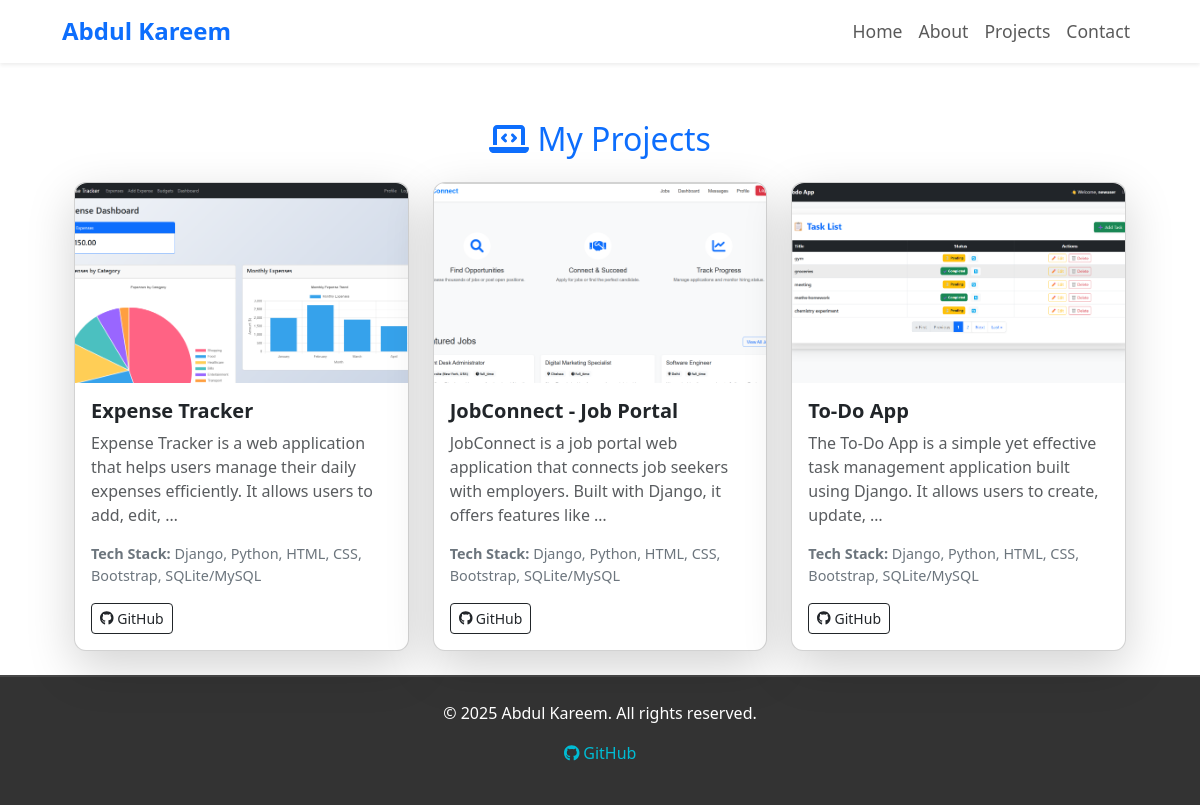
The page /projects/ on the database as committed earlier.
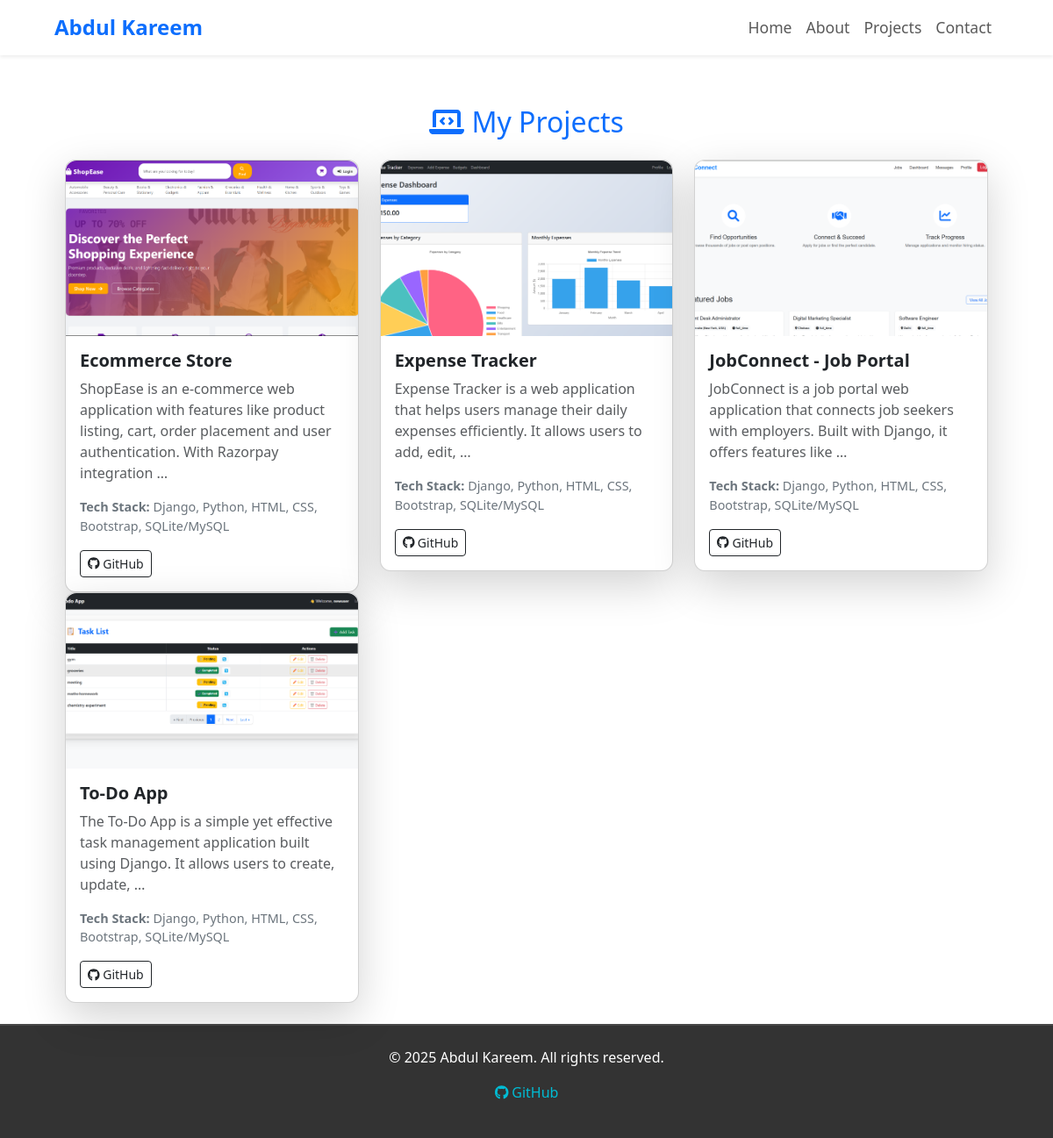
The same page on the database as committed later.
### my_portfolio/models.py (models this page shows, shortened)
class Project(models.Model):
  title = models.CharField(max_length=200)
  description = models.TextField()
  tech_stack = models.CharField(max_length=200)
  github_link = models.URLField(blank=True, null=True)
  demo_link = models.URLField(blank=True, null=True)
  image = models.ImageField(upload_to='project_images/', blank=True, null=True)
  created_at = models.DateTimeField(auto_now_add=True)

### my_portfolio/views.py (the view)
# urls.py: path('projects/', views.projects, name='projects'),
def projects(request):
  project_list = Project.objects.all().order_by('-created_at')
  return render(request,'projects.html',{'project_list':project_list})

### my_portfolio/templates/projects.html (shortened to what this page needs)
{% extends "base.html" %}
{% block content %}
<div class="container">
  <h2 class="text-center text-primary my-4">
    <i class="fas fa-laptop-code"></i> My Projects
  </h2>
  <div class="row">
    {% for project in project_list %}
    <div class="col-md-4">
      <div class="card project-card shadow-lg">
        {% if project.image %}
        <a href="{% url 'project_detail' project.pk %}">
          <img src="{{ project.image.url }}" class="card-img-top project-image" alt="{{ project.title }}">
        </a>
        {% endif %}
        <div class="card-body">
          <h5 class="card-title fw-bold text-dark">{{ project.title }}</h5>
          <p class="card-text text-muted">{{ project.description|truncatewords:20 }}</p>
          <p class="tech-stack"><strong>Tech Stack:</strong> {{ project.tech_stack }}</p>
          <div class="d-flex justify-content-between">
            {% if project.github_link %}
            <a href="{{ project.github_link }}" class="btn btn-sm btn-outline-dark" target="_blank">
              <i class="fab fa-github"></i> GitHub
            </a>
            {% endif %}
          </div>
        </div>
      </div>
    </div>
    {% empty %}
    <p class="text-muted text-center w-100">No projects available.</p>
    {% endfor %}
  </div>
</div>
{% endblock %}

### my_portfolio/templates/base.html (shortened to what this page needs)
{% load static %}
<!DOCTYPE html>
<html lang="en">
<head>
    <link rel="stylesheet" href="https://cdn.jsdelivr.net/npm/bootstrap@5.3.0/dist/css/bootstrap.min.css">
</head>
<body>
    <nav class="navbar navbar-expand-lg navbar-light fixed-top shadow-sm">
        <div class="container">
            <a class="navbar-brand text-primary" href="{% url 'home' %}">Abdul Kareem</a>
            <div class="collapse navbar-collapse" id="navbarNav">
                <ul class="navbar-nav ms-auto">
                    <li class="nav-item"><a class="nav-link" href="{% url 'home' %}">Home</a></li>
                    <li class="nav-item"><a class="nav-link" href="{% url 'about' %}">About</a></li>
                    <li class="nav-item"><a class="nav-link" href="{% url 'projects' %}">Projects</a></li>
                    <li class="nav-item"><a class="nav-link" href="{% url 'contact' %}">Contact</a></li>
                </ul>
            </div>
        </div>
    </nav>
    <div class="container mt-5 pt-5">
        {% block content %}
        {% endblock %}
    </div>
    <footer class="text-center py-4 mt-4">
        <p>&copy; 2025 Abdul Kareem. All rights reserved.</p>
        <p>
            <a href="https://github.com/AbdulKareem-M" target="_blank">
                <i class="fab fa-github"></i> GitHub
            </a>
        </p>
    </footer>
</body>
</html>

### my_portfolio/templates/base.html (style rules this page uses)
.navbar { background: rgba(255, 255, 255, 0.3); backdrop-filter: blur(10px); border-bottom: 1px solid rgba(255, 255, 255, 0.2); transition: all 0.3s ease-in-out; }
.navbar-brand { font-weight: bold; font-size: 1.5rem; }
.navbar-nav .nav-link { font-size: 1.1rem; font-weight: 500; transition: color 0.3s ease; }
.container { max-width: 1100px; }
footer { background: rgba(0, 0, 0, 0.8); color: white; border-top: 2px solid rgba(255, 255, 255, 0.1); }
footer a { color: #00bcd4; text-decoration: none; transition: color 0.3s ease; }

### my_portfolio/templates/projects.html (style rules this page uses)
.project-card { border-radius: 12px; transition: transform 0.3s ease, box-shadow 0.3s ease; }
.project-image { border-top-left-radius: 12px; border-top-right-radius: 12px; height: 200px; object-fit: cover; }
.tech-stack { font-size: 0.9rem; color: #6c757d; }

Rows that differ between the two databases and show on the page:
added Project: image (picture), title "Ecommerce Store", description "ShopEase is an e-commerce web application with features like product listing, cart, order placement and user authentication. With Razorpay integration …", tech_stack "Django, Python, HTML, CSS, Bootstrap, SQLite/MySQL"
